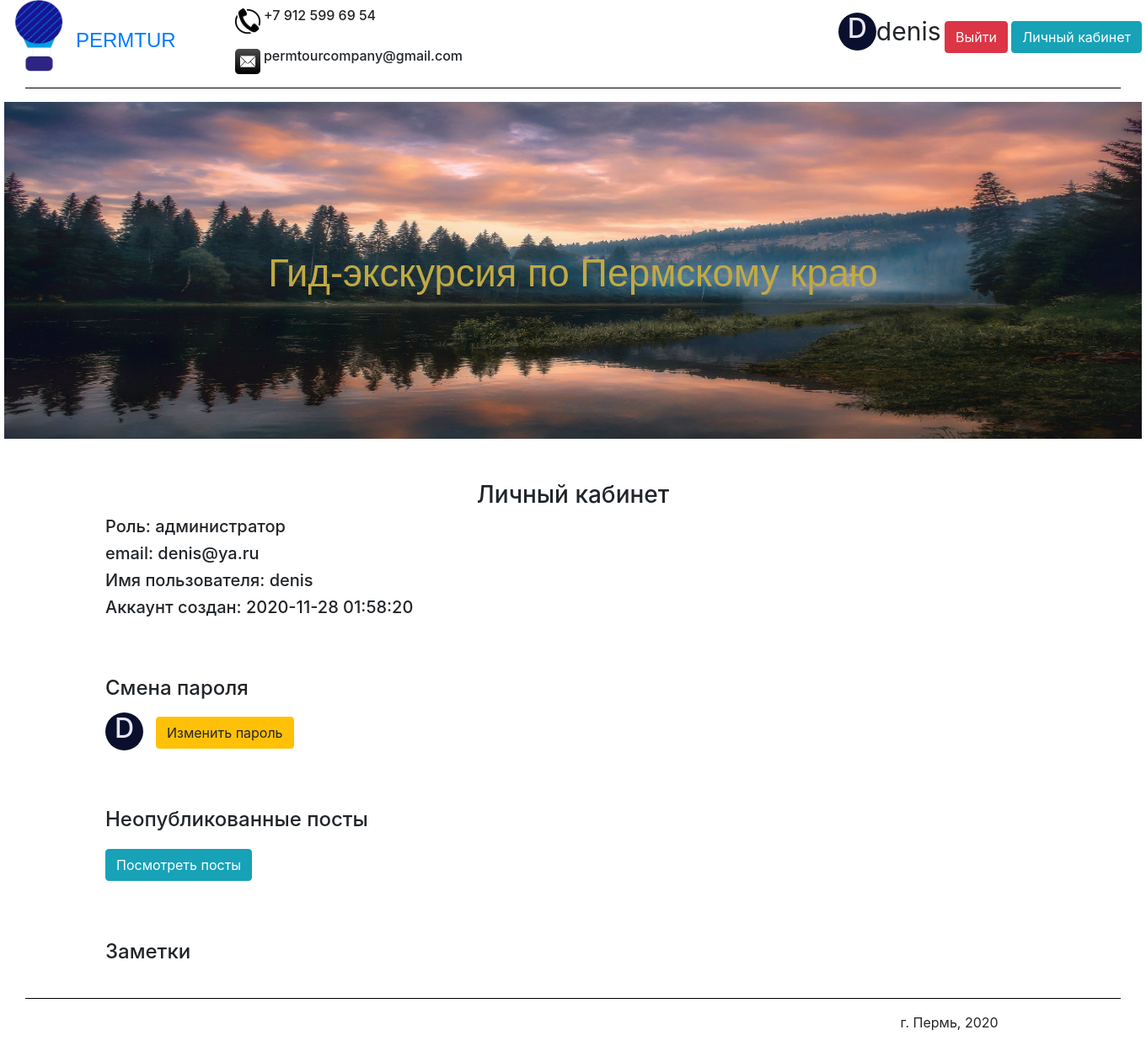
The app's page /cabinet (signed in), older data.
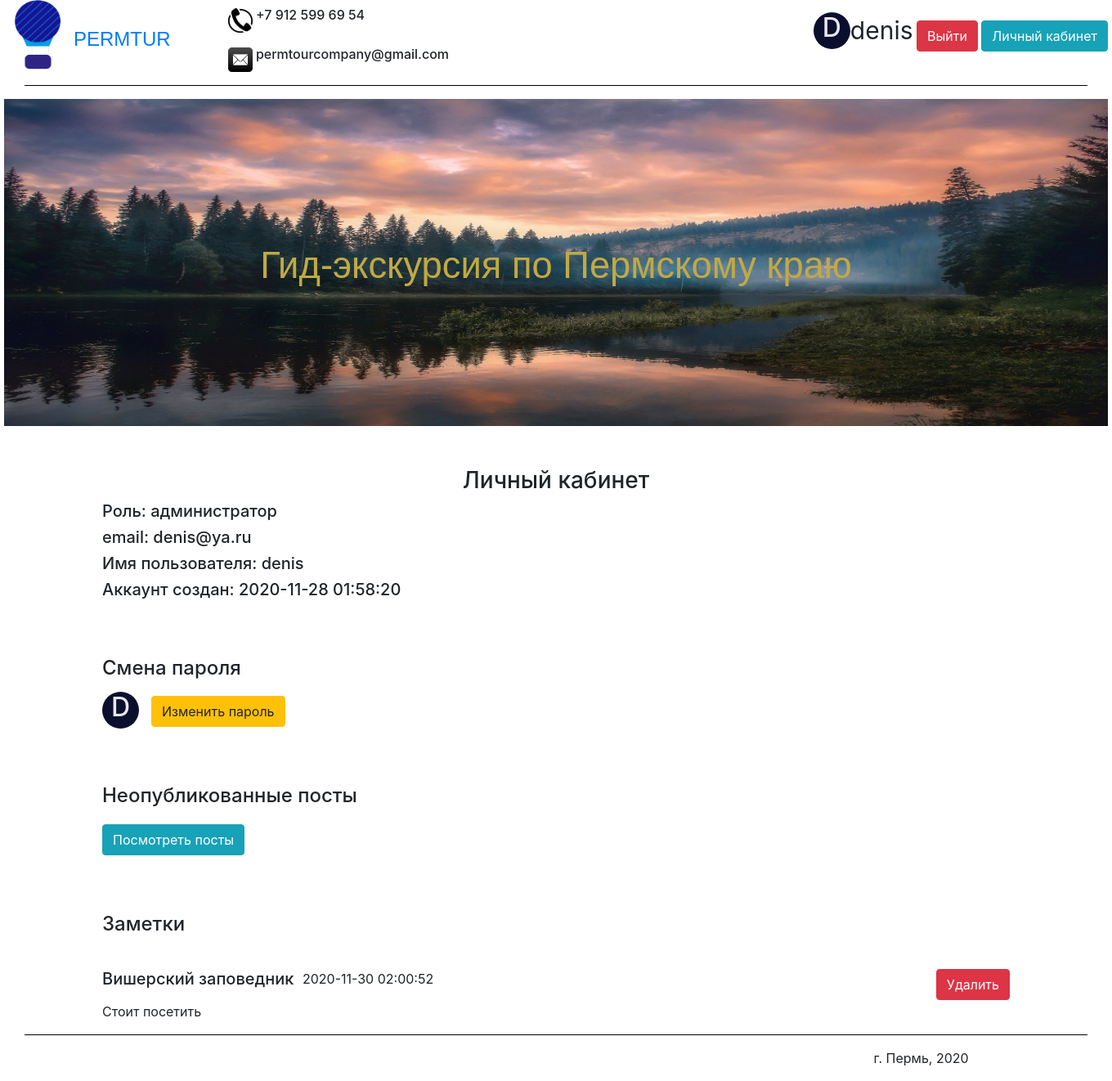
The same page, newer data.
### data/users.py (models this page shows, shortened)
class User(SqlAlchemyBase, UserMixin):
    __tablename__ = 'user'
    id = sqlalchemy.Column(sqlalchemy.Integer,
                           primary_key=True, autoincrement=True)
    nickname = sqlalchemy.Column(sqlalchemy.String)
    email = sqlalchemy.Column(sqlalchemy.String, unique=True)
    hashed_password = sqlalchemy.Column(sqlalchemy.String)
    datetime = sqlalchemy.Column(sqlalchemy.String)
    role = sqlalchemy.Column(sqlalchemy.String)
    avatar_color = sqlalchemy.Column(sqlalchemy.String)

### data/notes.py (models this page shows)
class Note(SqlAlchemyBase):
    __tablename__ = 'note'
    id = sqlalchemy.Column(sqlalchemy.Integer,
                           primary_key=True, autoincrement=True)
    note = sqlalchemy.Column(sqlalchemy.String)
    sight = sqlalchemy.Column(sqlalchemy.String)
    nickname = sqlalchemy.Column(sqlalchemy.String)
    email = sqlalchemy.Column(sqlalchemy.String)
    datetime = sqlalchemy.Column(sqlalchemy.String)

### main.py (the view)
    @app.route('/cabinet', methods=['GET', 'POST'])
    @login_required
    def cabinet():
        return render_template('cabinet.html', title="Личный кабинет", Note=Note, session=session,
                               User=User)

### templates/cabinet.html
{% extends "header_footer.html" %}
{% block content %}
    <div>
        <h3 style="text-align: center; margin-top: 50px;">Личный кабинет</h3>
        <main role="main" class="container">
            {% if current_user.role == 'employee'%}
                <h5>Роль: сотрудник</h5>
            {% else %}
                <h5>Роль: администратор</h5>
            {% endif %}
            <h5>email: {{ current_user.email }}</h5>
            <h5>Имя пользователя: {{ current_user.nickname }}</h5>
            <h5>Аккаунт создан: {{ current_user.datetime }}</h5>
            <h4 style="margin: 70px 0px 0px 0px; ">Смена пароля</h4>
            <div style="margin-top: 15px; margin-right: 15px; background: {{ current_user.avatar_color }};" class="circle">
                <h2 style="text-align: center; color: #E6E6FA;"> {{ current_user.nickname[0].upper() }} </h2>
            </div>
            <a style="margin: 20px 0px 0px 0px;" class="btn btn-warning" href="/change_password">Изменить пароль</a>
            {% if current_user.role == 'admin'%}
                <h4 style="margin: 70px 0px 0px 0px; ">Неопубликованные посты</h4>
                <a style="margin: 20px 0px 0px 0px;" class="btn btn-info" href="/unpublished_posts">Посмотреть посты</a>
            {% endif %}
            <h4 style="margin: 70px 0px 40px 0px; ">Заметки</h4>
            {% set note_db = session.query(Note) %}
            {% for i in range(session.query(Note).count()) %}
            <div>
                {% if note_db[i].nickname == current_user.nickname %}
                {% set sights = {"Ancient_volcano": "Древний вулкан", "Basegi_Nature_Reserve": "Заповедник Басеги",
                "Blue_lakes": "Голубые озёра", "Cathedral_square": "Соборная площадь", "Perm_36": "Пермь-36", "Usva_pillars": "Устьвинские столбы",
                "Vakutin_stone": "Вакутин камень", "Vishera_nature_reserve": "Вишерский заповедник"} %}
                {% if sights[note_db[i].sight]%}
                <h5 style="float: left;">{{ sights[note_db[i].sight] }} &#160;</h5>
                {% else %}
                <h5 style="float: left;">{{ note_db[i].sight }} &#160;</h5>
                {% endif %}
                <p style="float: left;">{{ note_db[i].datetime }}</p>
                    <div style="float: right;">
                        {% set note_id = "/delete_note/" + "/" + note_db[i].id | string %}
                        <a class="btn btn-danger" href="{{ note_id }}">Удалить</a>
                    </div>
                <p style="clear: both;">{{ note_db[i].note }}</p>
                {% endif %}
            {% endfor %}
            </div>
        </main>
    </div>
{% endblock %}

### templates/header_footer.html (shortened to what this page needs)
<!DOCTYPE html>
<html lang="en">
<head>
    <link rel="stylesheet"
          href="https://stackpath.bootstrapcdn.com/bootstrap/4.4.1/css/bootstrap.min.css"
>
    <link href="/static/css/style.css" rel="stylesheet" type="text/css">
</head>
<body style="width: 1350px; margin: 0 auto;">
    <header style="width: 1350px; margin: 0 auto;">
        {% if current_user.is_authenticated %}
            <div style="margin: 15px 0px 0px 0px; float: right;">
                <div style="background: {{ current_user.avatar_color }};" class="circle">
                    <h2 style="text-align: center; color: #E6E6FA;"> {{ current_user.nickname[0].upper() }} </h2>
                </div>
                <a class="cent" style="width: 80px; font-size:30px;">{{ current_user.nickname }}</a>
                <a class="btn btn-danger" href="/logout">Выйти</a>
                <a class="btn btn-info" href="/cabinet">Личный кабинет</a>
            </div>
        {% endif %}
        <div>
            <div>
                <img style="float: left;" src="/static/images/logo.png" width="85" height="85" alt="Логотип">
                <a style="margin:30px 0px 0px 0px; float: left;" href="/"><font size="5pt" face="Arial">PERMTUR</font></a>
                <h6>
                    <img style="margin:10px 0px 0px 70px;" src="/static/images/telephone.jpg" width="30" height="30" alt="Телефон">
                    +7 912 599 69 54</h6>
                <h6>
                    <img style="margin:10px 0px 0px 70px;" src="/static/images/mail.jpg" width="30" height="30" alt="Почта">
                    permtourcompany@gmail.com
                </h6>
            </div>
            <hr align="center" width="1300" size="5" color="black" />
        </div>
    </header>
    <div class="img_cont">
        <img src="/static/images/main.jpg" alt="main" class="main_image">
        <p>Гид-экскурсия по Пермскому краю</p>
    </div>
    {% block content %}
    {% endblock %}
    <footer style="clear: both;">
        <hr align="center" width="1300" size="5" color="black" />
        <main role="main" class="container">
            <p style="margin-left: 85%;">г. Пермь, 2020</p>
        </main>
    </footer>
</body>
</html>

### static/css/style.css (style rules this page uses)
.main_image { width: 1350px; height: 400px; display: block; margin: 0 auto; }
.img_cont { font-family: Arial; color: #C1A944; font-size: 34pt; vertical-align:middle; text-align:center; width: 1350px; height: 400px; position: relative; display: block; margin: 0 auto; padding-top:170px; }
.img_cont img { position:absolute; z-index:-1; left:0; top:0; }
.circle { float: left; width: 45px; height: 45px; -webkit-border-radius: 25px; -moz-border-radius: 25px; border-radius: 25px; }

Row changes from the older to the newer data that the page shows:
added Note: sight "Вишерский заповедник", datetime "2020-11-30 02:00:52", note "Стоит посетить"
Text that changed along with them:
new list line: "Удалить"
